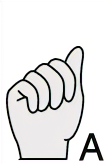
#> input picture Project/Resources/ASL/A.png, 111 x 166 px, given in place of Space.png, which was not available
$ python speech_to_text.py
#> lines starting #> are read from the running program, lines starting #| are printed output that depends on the picture
#> (the call stopped at in detect_speech, `r = sr.Recognizer()`: speech_recognition is not available in this run)
import time

import cv2
import speech_recognition as sr


class speech_to_asl:
    def __init__(self):
        self.detected_text = ""
        self.words = []
        self.letters = []

    def detect_speech(self):
        r = sr.Recognizer()
        with sr.Microphone() as source:
            r.adjust_for_ambient_noise(source)
            print('Recording')
            audio_data = r.record(source, duration=5)
            print("Recognizing...")
            self.detected_text = r.recognize_google(audio_data, language='en-US')
            print(self.detected_text)

    def speech_to_letters(self):
        self.words.append(self.detected_text.split())
        # print(self.words)
        self.letters = list(self.detected_text)
        # print(self.letters)

    def display_letters(self):
        default = cv2.imread('Resources/ASL/Space.png')
#> default is the input picture: shape (166, 111, 3); mean B, G, R 230.5, 230.7, 231.1
        default = cv2.resize(default, (138, 167))
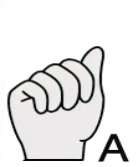
#> default: shape (167, 138, 3); mean B, G, R 230.4, 230.6, 231
        while len(self.letters) != 0:
            to_display = self.letters.pop(0)
            if to_display == ' ':
                to_display = 'Space'
            else:
                to_display = to_display.upper()
            path = 'Resources/ASL/' + to_display + '.png'
            try:
                image = cv2.imread(path)
            except:
                print('Can\'t display symbol')
            image = cv2.resize(image, (138, 167))
            cv2.imshow('ASL', image)
            cv2.waitKey(500)
            cv2.imshow('ASL', default)
            cv2.waitKey(150)


if __name__ == '__main__':
    s_asl = speech_to_asl()
    s_asl.detect_speech()
    s_asl.speech_to_letters()
    s_asl.display_letters()

$ run again, on Project/Resources/ASL/E.png
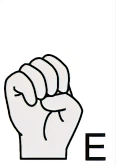
#> input picture Project/Resources/ASL/E.png, 116 x 166 px, given in place of Space.png, which was not available
#> in display_letters, default is the input picture: shape (166, 116, 3); mean B, G, R 231.3, 231.7, 232.1
#> in display_letters, `default = cv2.resize(default, (138, 167))`:
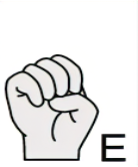
#> default: shape (167, 138, 3); mean B, G, R 231.3, 231.7, 232

$ run again, on Project/Resources/ASL/F.png
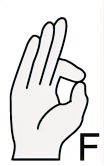
#> input picture Project/Resources/ASL/F.png, 104 x 166 px, given in place of Space.png, which was not available
#> in display_letters, default is the input picture: shape (166, 104, 3); mean B, G, R 228.7, 229.1, 229.5
#> in display_letters, `default = cv2.resize(default, (138, 167))`:
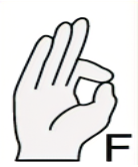
#> default: shape (167, 138, 3); mean B, G, R 228.7, 229.1, 229.5

$ run again, on Project/Resources/ASL/G.png
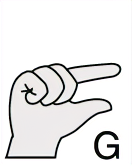
#> input picture Project/Resources/ASL/G.png, 132 x 166 px, given in place of Space.png, which was not available
#> in display_letters, default is the input picture: shape (166, 132, 3); mean B, G, R 232.4, 232.4, 233
#> in display_letters, `default = cv2.resize(default, (138, 167))`:
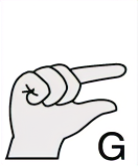
#> default: shape (167, 138, 3); mean B, G, R 232.3, 232.4, 233
